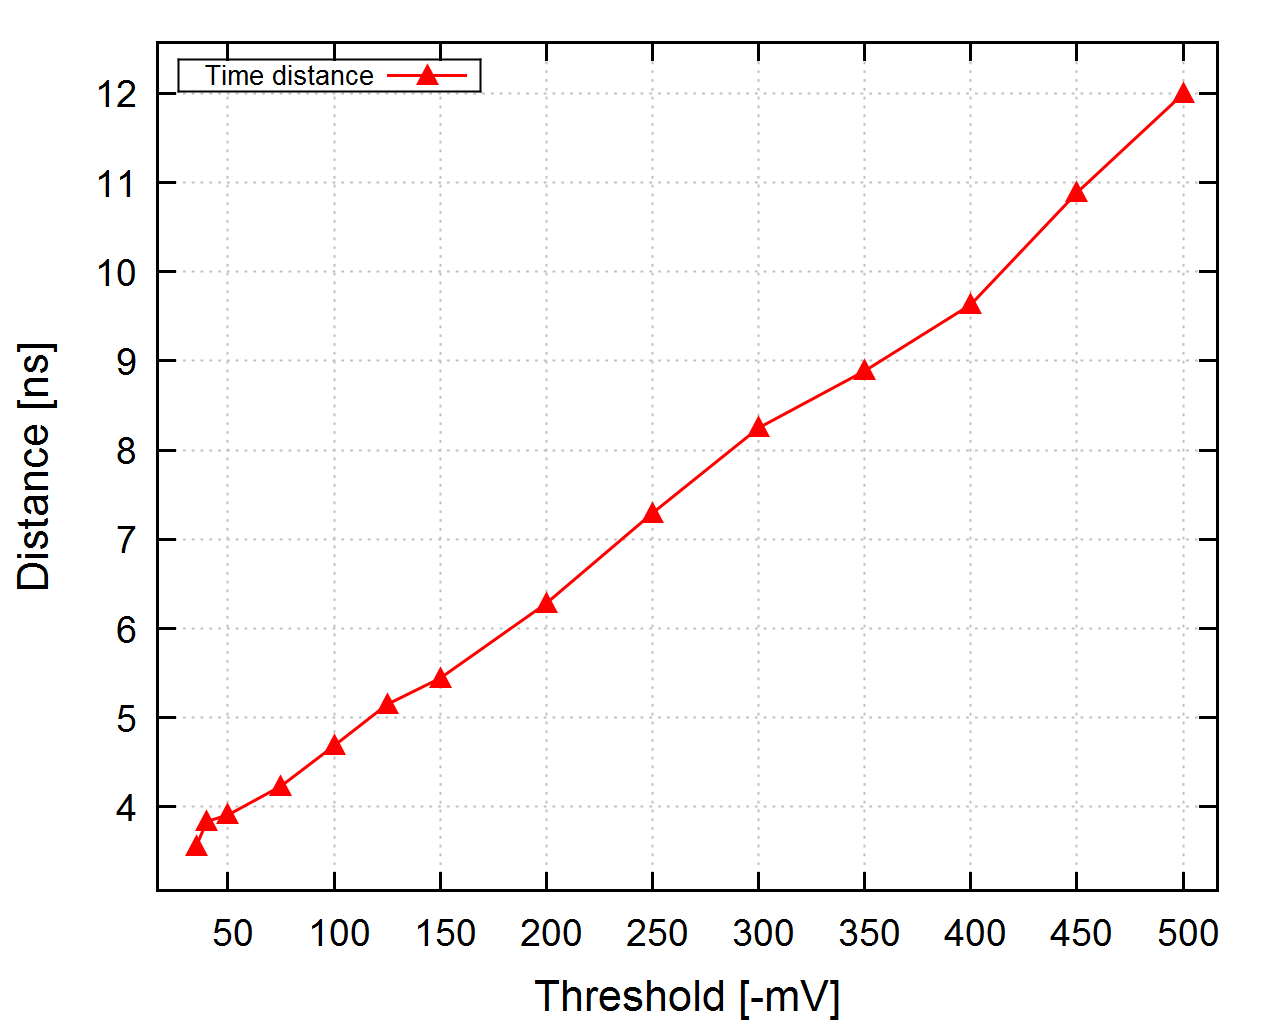

gnuplot code for this plot:
# use with gnuplot

#set title "Single SiPM"

set terminal wxt size 1280,1024 enhanced font "Arial, 28"
set termoptions enhanced

set datafile sep ";"

set style line 101 lc "black" lt 1 lw 3 pt 9 ps 3 pi 2

set border front ls 101

set xlabel "Threshold [-mV]" offset 0 font "Arial, 32"
#set x2label "Time [ps]"
set ylabel "Distance [ns]" offset 0 font "Arial, 32"

#set key outside
set key left top box lw 2
set key font ",20"

#set ytics 100
#set mytics 2
#set xtics 5
#set mxtics 2

set grid lc "grey" lw 2
#set grid mxtics
#set grid mytics

set style line 1 lc "red" lt 1 lw 3 pt 9 ps 3 
set style line 2 lc "orange" 
set style line 3 lc "yellow" 
set style line 4 lc "green" 
set style line 5 lc "cyan" 
set style line 6 lc "blue" 
set style line 7 lc "#00008b" 

eichung1(x)=6.3611*x-23631
eichung2(x)=6.3611*x

#set xrange [0:8191]
#set x2range [eichung1(0):eichung1(8191)]
#set x2tics

plot \
	"abst.csv" using (-1*$1):(($3)/1) with lp ls 1 title "Time distance"
	
	
	
#		"abst.csv" using (-1*$1):(($14)/1000) with lp ls 1 title "Time distance"

	
	
	
	
	
	
